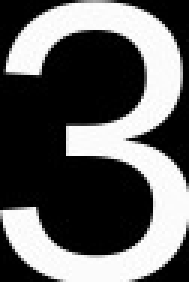
%> input picture Intro2IA_Mini_Project_complete/mini_project/OriginalTemplates/3.jpg, 63 x 94 px (shown 3 times larger)
$ octave --eval "generate_templates;"   (GNU Octave 9; MATLAB toolbox functions it lacks are replaced by stand-ins)
%> lines starting %> are read from the running program, lines starting %| are printed output that depends on the picture
function [] = generate_templates()
%GENERATETEMPLATES
rotations=linspace(-45,45,7);
[~,rotationNo] = size(rotations);
three = rgb2gray(imread('OriginalTemplates/3.jpg'));
%> three: size 94x63 uint8; min 0, max 255, mean 97.2
four = rgb2gray(imread('OriginalTemplates/4.jpg'));
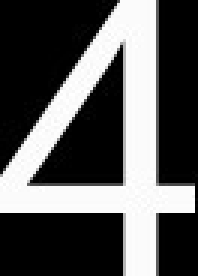
%> input picture Intro2IA_Mini_Project_complete/mini_project/OriginalTemplates/4.jpg, 66 x 92 px (shown 3 times larger)
%> four: size 92x66 uint8; min 0, max 255, mean 88.2
five = rgb2gray(imread('OriginalTemplates/5.jpg'));
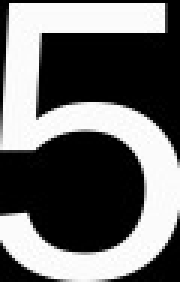
%> input picture Intro2IA_Mini_Project_complete/mini_project/OriginalTemplates/5.jpg, 60 x 94 px (shown 3 times larger)
%> five: size 94x60 uint8; min 0, max 255, mean 106.6
oT = cell(1,3);
oT{1} = three;
oT{2} = four;
oT{3} = five;
for i=1:3
    for k=1:rotationNo
        out = oT{i};
        out = imrotate(out, rotations(k))>50;
        out = crop_edges(out);
        out = imresize(out, [40 25],'nearest');
        fileName = sprintf('Templates/%d%d.jpg',i,k);
        imwrite(out,fileName);
    end
end
end
